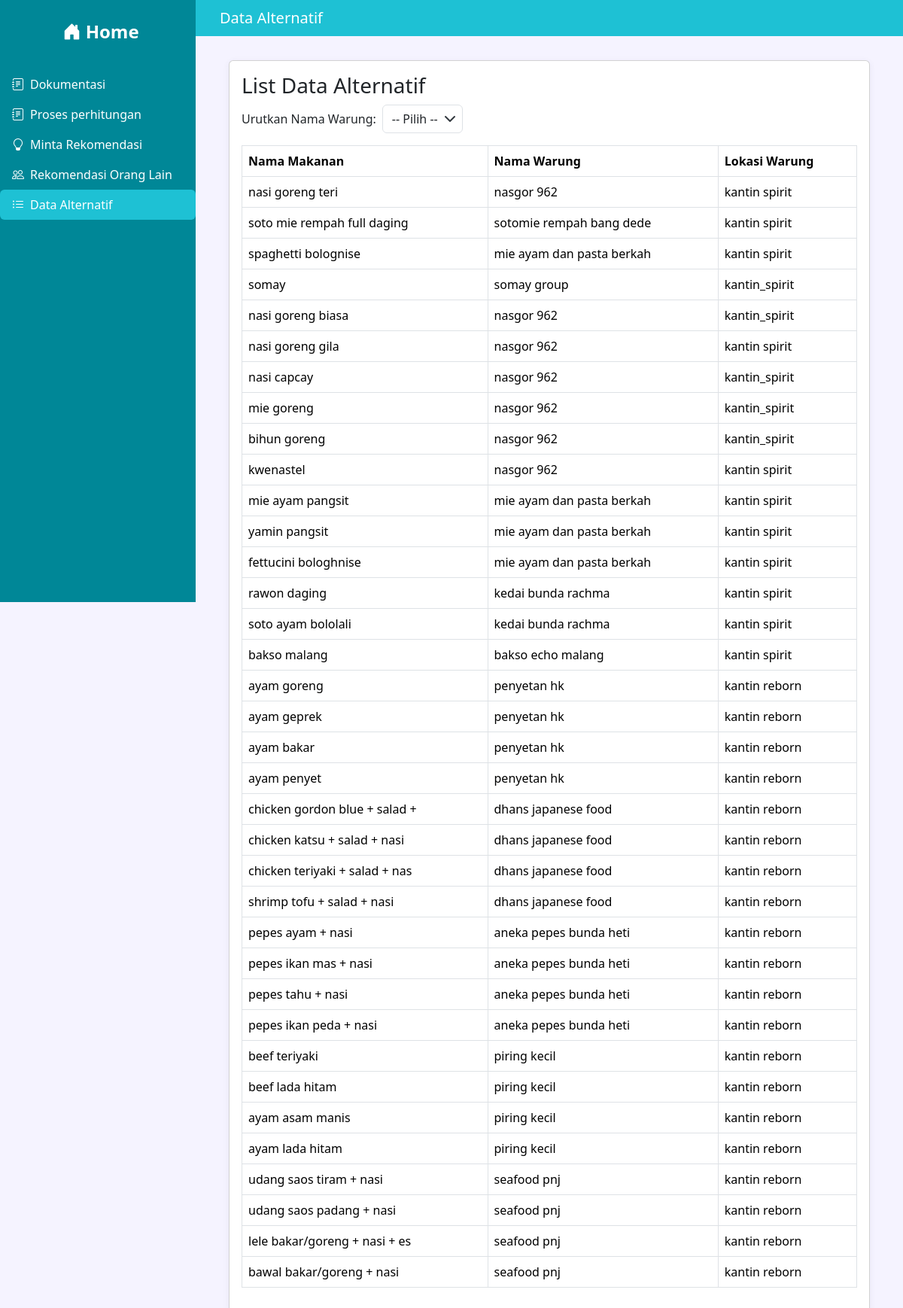
The page /alternatif.php on the database its author committed.
### tables this page shows
CREATE TABLE `alternatif` (
  `id_alternatif` varchar(10) NOT NULL,
  `nama_makanan` varchar(30) DEFAULT NULL,
  `nama_warung` varchar(30) DEFAULT NULL,
  `lokasi_warung` varchar(30) DEFAULT NULL
);

### alternatif.php (the view, shortened to what this page needs)
<?php
include 'connection.php';
$order = "";
$data = mysqli_query($conn, "SELECT * FROM alternatif" . $order);
?>
<!DOCTYPE html>
<html lang="id">
<head>
  <link href="https://cdn.jsdelivr.net/npm/bootstrap@5.3.2/dist/css/bootstrap.min.css" rel="stylesheet">
  <link href="style.css" rel="stylesheet">
  <link rel="stylesheet" href="https://cdn.jsdelivr.net/npm/bootstrap-icons@1.11.1/font/bootstrap-icons.css">
</head>
<body>
<?php $current = basename($_SERVER['PHP_SELF']); ?>
  <div id="sidebar-container">
    <div class="sidebar">
      <div class="sidebar-header">
        <a href="index.php" class="text-white" style="text-decoration:none;"><i class="bi bi-house-door-fill"></i> Home</a>
      </div>
      <ul class="nav nav-pills flex-column">
        <li class="nav-item"><a class="nav-link <?= $current == 'index.php' ? 'active' : '' ?>" href="index.php"><i class="bi bi-journal-text me-2"></i>Dokumentasi</a></li>
         <li class="nav-item"><a class="nav-link <?= $current == 'perhitungan.php' ? 'active' : '' ?>" href="perhitungan.php"><i class="bi bi-journal-text me-2"></i>Proses perhitungan</a></li>
        <li class="nav-item"><a class="nav-link <?= $current == 'rekomendasi.php' ? 'active' : '' ?>" href="rekomendasi.php"><i class="bi bi-lightbulb me-2"></i>Minta Rekomendasi</a></li>
        <li class="nav-item"><a class="nav-link <?= $current == 'rekomendasi-orang-lain.php' ? 'active' : '' ?>" href="rekomendasi-orang-lain.php"><i class="bi bi-people me-2"></i>Rekomendasi Orang Lain</a></li>
        <li class="nav-item"><a class="nav-link <?= $current == 'alternatif.php' ? 'active' : '' ?>" href="alternatif.php"><i class="bi bi-list-ul me-2"></i>Data Alternatif</a></li>
      </ul>
    </div>
  </div>
  <div class="main-content">
    <div id="header-container">
      <div class="topbar">
        <div class="d-flex align-items-center">
          <h5 class="mb-0">Data Alternatif</h5>
        </div>
      </div>
    </div>
    <div class="container mt-4">
      <div class="card">
        <div class="card-body">
          <h3>List Data Alternatif</h3>
          <form method="GET" class="mb-3 d-flex align-items-center">
            <label for="sort" class="me-2">Urutkan Nama Warung:</label>
            <select name="sort" id="sort" class="form-select w-auto" onchange="this.form.submit()">
              <option value="">-- Pilih --</option>
            </select>
          </form>
          <table class="table table-bordered">
            <thead>
              <tr>
                <th>Nama Makanan</th>
                <th>Nama Warung</th>
                <th>Lokasi Warung</th>
              </tr>
            </thead>
            <tbody>
              <?php while($row = mysqli_fetch_assoc($data)): ?>
              <tr>
                <td><?= htmlspecialchars($row['nama_makanan']) ?></td>
                <td><?= htmlspecialchars($row['nama_warung']) ?></td>
                <td><?= htmlspecialchars($row['lokasi_warung']) ?></td>
              </tr>
              <?php endwhile; ?>
            </tbody>
          </table>
        </div>
      </div>
    </div>
  </div>
</body>
</html>

### style.css (style rules this page uses)
body { background: #f5f3ff; }
.sidebar { min-height: 100vh; background: #008797 !important; color: #fff; width: 260px; position: fixed; top: 0; left: 0; z-index: 100; transition: left 0.3s; }
.sidebar .nav-link, .sidebar .nav-link:visited { color: #fff; }
.sidebar .nav-link.active { background: #1EC1D4; color: #fff; }
.sidebar .sidebar-header { padding: 1.5rem 1rem 1rem 1.5rem; font-size: 1.5rem; font-weight: bold; background: #008797; margin-bottom: 1rem; display: flex; align-items: center; gap: 0.5rem; justify-content: center; }
.main-content { margin-left: 260px; padding: 0; min-height: 100vh; transition: margin-left 0.3s; }
.topbar { background: #1EC1D4; color: #fff; padding: 0.75rem 2rem; display: flex; align-items: center; justify-content: space-between; }
.card { margin: 2rem; box-shadow: 0 2px 8px rgba(60,60,100,0.07); }

### alternatif.php (style rules this page uses)
select#sort { padding-right: 2rem; background-position: right 0.5rem center; background-repeat: no-repeat; background-size: 1rem; }

### rows shown on the page
alternatif: nama_makanan "nasi goreng teri", nama_warung "nasgor 962", lokasi_warung "kantin spirit"
alternatif: nama_makanan "soto mie rempah full daging", nama_warung "sotomie rempah bang dede", lokasi_warung "kantin spirit"
alternatif: nama_makanan "spaghetti bolognise", nama_warung "mie ayam dan pasta berkah", lokasi_warung "kantin spirit"
alternatif: nama_makanan "somay", nama_warung "somay group", lokasi_warung "kantin_spirit"
alternatif: nama_makanan "nasi goreng biasa", nama_warung "nasgor 962", lokasi_warung "kantin_spirit"
alternatif: nama_makanan "nasi goreng gila", nama_warung "nasgor 962", lokasi_warung "kantin spirit"
alternatif: nama_makanan "nasi capcay", nama_warung "nasgor 962", lokasi_warung "kantin_spirit"
alternatif: nama_makanan "mie goreng", nama_warung "nasgor 962", lokasi_warung "kantin_spirit"
alternatif: nama_makanan "bihun goreng", nama_warung "nasgor 962", lokasi_warung "kantin_spirit"
alternatif: nama_makanan "kwenastel", nama_warung "nasgor 962", lokasi_warung "kantin spirit"
alternatif: nama_makanan "mie ayam pangsit", nama_warung "mie ayam dan pasta berkah", lokasi_warung "kantin spirit"
alternatif: nama_makanan "yamin pangsit", nama_warung "mie ayam dan pasta berkah", lokasi_warung "kantin spirit"
alternatif: nama_makanan "fettucini bologhnise", nama_warung "mie ayam dan pasta berkah", lokasi_warung "kantin spirit"
alternatif: nama_makanan "rawon daging", nama_warung "kedai bunda rachma", lokasi_warung "kantin spirit"
alternatif: nama_makanan "soto ayam bololali", nama_warung "kedai bunda rachma", lokasi_warung "kantin spirit"
alternatif: nama_makanan "bakso malang", nama_warung "bakso echo malang", lokasi_warung "kantin spirit"
alternatif: nama_makanan "ayam goreng", nama_warung "penyetan hk", lokasi_warung "kantin reborn"
alternatif: nama_makanan "ayam geprek", nama_warung "penyetan hk", lokasi_warung "kantin reborn"
alternatif: nama_makanan "ayam bakar", nama_warung "penyetan hk", lokasi_warung "kantin reborn"
alternatif: nama_makanan "ayam penyet", nama_warung "penyetan hk", lokasi_warung "kantin reborn"
alternatif: nama_makanan "chicken gordon blue + salad +", nama_warung "dhans japanese food", lokasi_warung "kantin reborn"
alternatif: nama_makanan "chicken katsu + salad + nasi", nama_warung "dhans japanese food", lokasi_warung "kantin reborn"
alternatif: nama_makanan "chicken teriyaki + salad + nas", nama_warung "dhans japanese food", lokasi_warung "kantin reborn"
alternatif: nama_makanan "shrimp tofu + salad + nasi", nama_warung "dhans japanese food", lokasi_warung "kantin reborn"
alternatif: nama_makanan "pepes ayam + nasi", nama_warung "aneka pepes bunda heti", lokasi_warung "kantin reborn"
alternatif: nama_makanan "pepes ikan mas + nasi", nama_warung "aneka pepes bunda heti", lokasi_warung "kantin reborn"
alternatif: nama_makanan "pepes tahu + nasi", nama_warung "aneka pepes bunda heti", lokasi_warung "kantin reborn"
alternatif: nama_makanan "pepes ikan peda + nasi", nama_warung "aneka pepes bunda heti", lokasi_warung "kantin reborn"
alternatif: nama_makanan "beef teriyaki", nama_warung "piring kecil", lokasi_warung "kantin reborn"
alternatif: nama_makanan "beef lada hitam", nama_warung "piring kecil", lokasi_warung "kantin reborn"
alternatif: nama_makanan "ayam asam manis", nama_warung "piring kecil", lokasi_warung "kantin reborn"
alternatif: nama_makanan "ayam lada hitam", nama_warung "piring kecil", lokasi_warung "kantin reborn"
alternatif: nama_makanan "udang saos tiram + nasi", nama_warung "seafood pnj", lokasi_warung "kantin reborn"
alternatif: nama_makanan "udang saos padang + nasi", nama_warung "seafood pnj", lokasi_warung "kantin reborn"
alternatif: nama_makanan "lele bakar/goreng + nasi + es", nama_warung "seafood pnj", lokasi_warung "kantin reborn"
alternatif: nama_makanan "bawal bakar/goreng + nasi", nama_warung "seafood pnj", lokasi_warung "kantin reborn"
